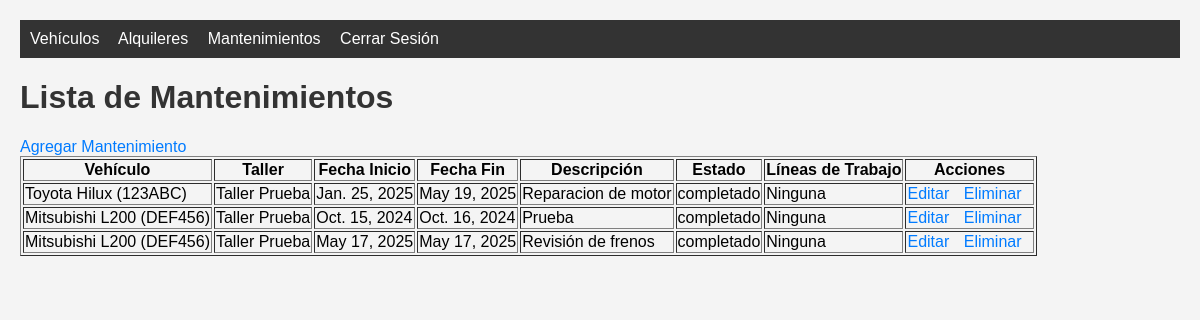
The page /mantenimientos/ (signed in) on the database its author committed.
### core/models.py (models this page shows)
class Mantenimiento(models.Model):
    vehiculo = models.ForeignKey('Vehiculo', on_delete=models.CASCADE)
    taller = models.ForeignKey(Taller, on_delete=models.CASCADE)
    fecha_inicio = models.DateField()
    fecha_fin = models.DateField(null=True, blank=True)
    descripcion = models.TextField()
    costo_total = models.DecimalField(max_digits=10, decimal_places=2, null=True, blank=True)
    estado = models.CharField(
        max_length=20,
        choices=[
            ('en progreso', 'En Progreso'),
            ('completado', 'Completado'),
            ('cancelado', 'Cancelado')
        ],
        default='en progreso'
    )
    encargado = models.ForeignKey(User, on_delete=models.SET_NULL, null=True, blank=True)
    def __str__(self):
        return f"Mantenimiento {self.id} - {self.vehiculo.placa}"

class Vehiculo(models.Model):
    marca = models.CharField(max_length=50)
    modelo = models.CharField(max_length=50)
    anio = models.IntegerField()
    placa = models.CharField(max_length=20, unique=True)
    estado = models.CharField(max_length=20, choices=[
        ('disponible', 'Disponible'),
        ('alquilado', 'Alquilado'),
        ('mantenimiento', 'Mantenimiento')
    ])
    def __str__(self):
        return f"{self.marca} {self.modelo} ({self.placa})"

class Taller(models.Model):
    nombre = models.CharField(max_length=100)
    direccion = models.CharField(max_length=200)
    telefono = models.CharField(max_length=20)
    contacto = models.CharField(max_length=100)
    def __str__(self):
        return self.nombre

### core/views.py (the view)
# urls.py: path('mantenimientos/', views.lista_mantenimientos, name='lista_mantenimientos'),
@login_required
def lista_mantenimientos(request):
    print("Entrando a lista_mantenimientos")
    mantenimientos = Mantenimiento.objects.all()
    print(f"Mantenimientos encontrados: {mantenimientos}")
    return render(request, 'core/lista_mantenimientos.html', {'mantenimientos': mantenimientos})

### core/templates/core/lista_mantenimientos.html (shortened to what this page needs)
{% extends 'core/base.html' %}
{% block content %}
    <h1>Lista de Mantenimientos</h1>
    <a href="{% url 'agregar_mantenimiento' %}" class="btn">Agregar Mantenimiento</a>
    {% if mantenimientos %}
        <table border="1">
            <thead>
                <tr>
                    <th>Vehículo</th>
                    <th>Taller</th>
                    <th>Fecha Inicio</th>
                    <th>Fecha Fin</th>
                    <th>Descripción</th>
                    <th>Estado</th>
                    <th>Líneas de Trabajo</th>
                    <th>Acciones</th>
                </tr>
            </thead>
            <tbody>
                {% for mantenimiento in mantenimientos %}
                    <tr>
                        <td>{{ mantenimiento.vehiculo }}</td>
                        <td>{{ mantenimiento.taller }}</td>
                        <td>{{ mantenimiento.fecha_inicio }}</td>
                        <td>{{ mantenimiento.fecha_fin }}</td>
                        <td>{{ mantenimiento.descripcion }}</td>
                        <td>{{ mantenimiento.estado }}</td>
                        <td>
                            {% for linea in mantenimiento.lineatrabajo_set.all %}
                                {{ linea.descripcion }} (Cant: {{ linea.cantidad }}, Valor: ${{ linea.valor_unitario }}<br>
                            {% empty %}
                                Ninguna
                            {% endfor %}
                        </td>
                        <td>
                            <a href="{% url 'editar_mantenimiento' mantenimiento.id %}" class="btn">Editar</a>
                            <a href="{% url 'eliminar_mantenimiento' mantenimiento.id %}" class="btn">Eliminar</a>
                        </td>
                    </tr>
                {% endfor %}
            </tbody>
        </table>
    {% else %}
        <p>No hay mantenimientos registrados.</p>
    {% endif %}
{% endblock %}

### core/templates/core/base.html (shortened to what this page needs)
<!DOCTYPE html>
<html>
<head>
    {% load static %}
    <link rel="stylesheet" href="{% static 'css/styles.css' %}">
</head>
<body>
    <nav class="navbar">
        <a href="{% url 'lista_vehiculos' %}">Vehículos</a>
        <a href="{% url 'lista_alquileres' %}">Alquileres</a>
        <a href="{% url 'lista_mantenimientos' %}">Mantenimientos</a>
        {% if user.is_authenticated %}
            <a href="{% url 'logout' %}">Cerrar Sesión</a>
        {% else %}
            <a href="{% url 'login' %}">Iniciar Sesión</a>
            <a href="{% url 'register' %}">Registrarse</a>
        {% endif %}
    </nav>
    <div class="container">
        {% block content %}{% endblock %}
    </div>
</body>
</html>

### static/css/styles.css (style rules this page uses)
body { font-family: Arial, sans-serif; margin: 0; padding: 20px; background-color: #f4f4f4; }
h1 { color: #333; }
a { color: #007bff; text-decoration: none; margin-right: 10px; }
.navbar { background-color: #333; padding: 10px; margin-bottom: 20px; }
.navbar a { color: #fff; margin-right: 15px; }

### rows shown on the page
Mantenimiento: vehiculo "Toyota Hilux (123ABC)", taller "Taller Prueba", fecha_inicio "Jan. 25, 2025", fecha_fin "May 19, 2025", descripcion "Reparacion de motor", estado "completado"
Mantenimiento: vehiculo "Mitsubishi L200 (DEF456)", taller "Taller Prueba", fecha_inicio "Oct. 15, 2024", fecha_fin "Oct. 16, 2024", descripcion "Prueba", estado "completado"
Mantenimiento: vehiculo "Mitsubishi L200 (DEF456)", taller "Taller Prueba", fecha_inicio "May 17, 2025", fecha_fin "May 17, 2025", descripcion "Revisión de frenos", estado "completado"
